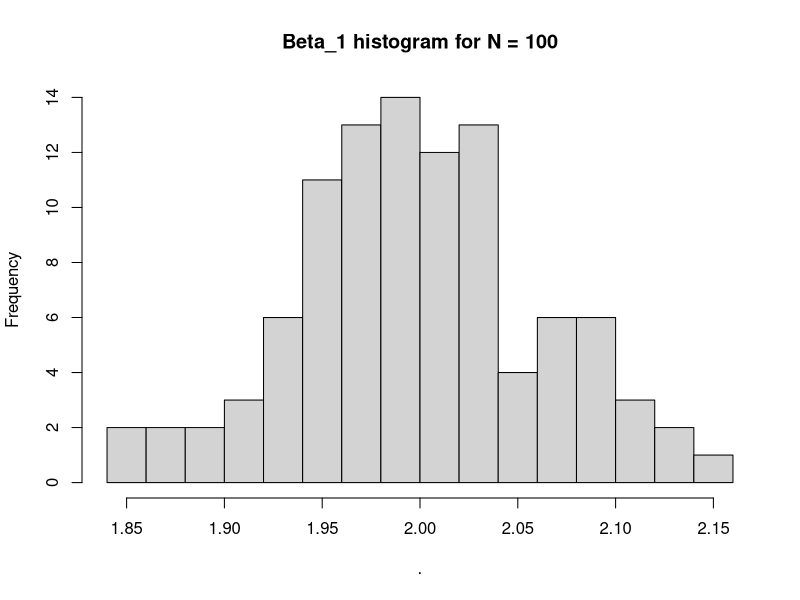
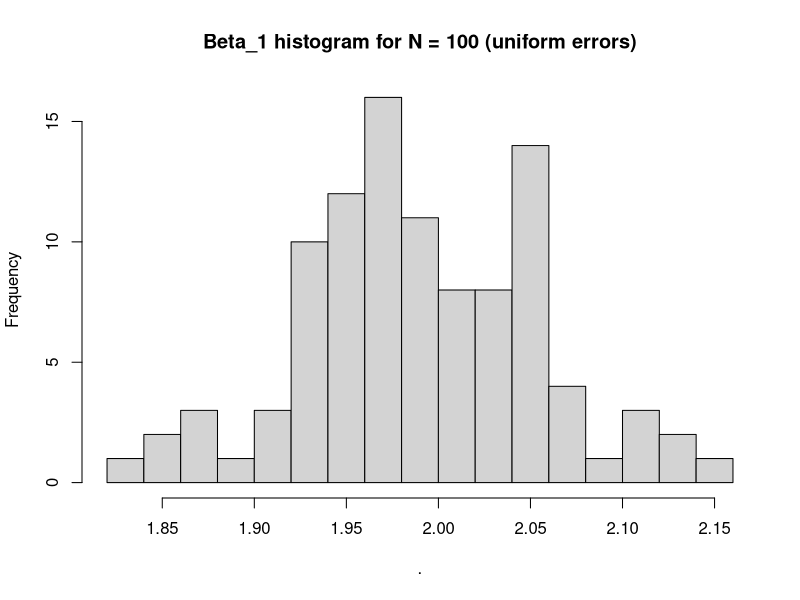
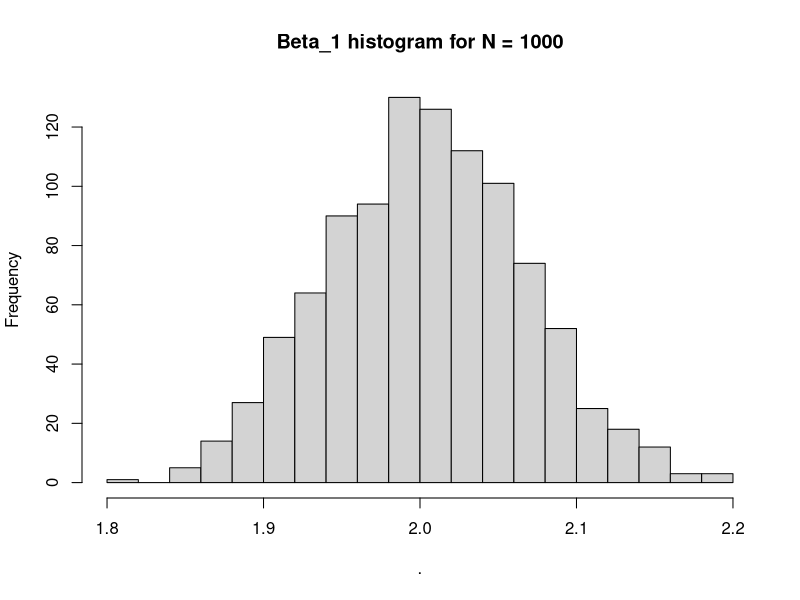
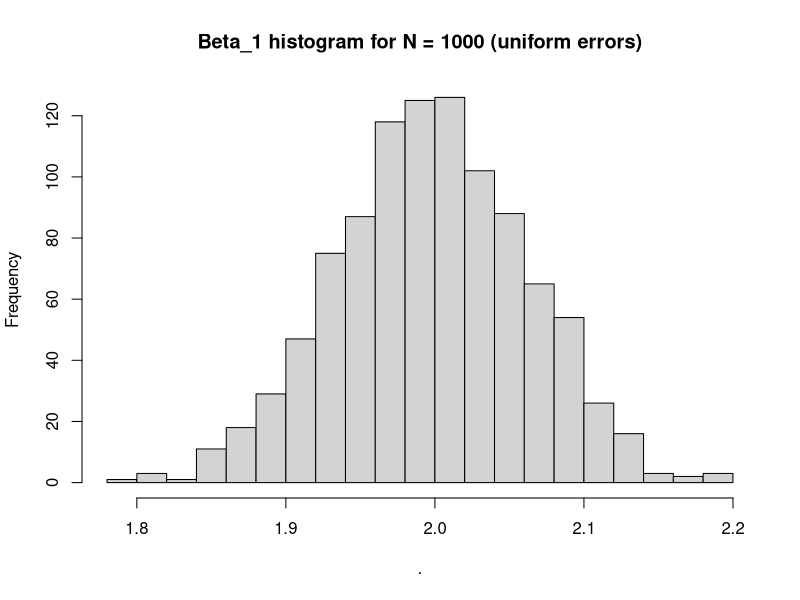

Write R code to recreate these figures, in order.
## ---- chunk 1
library(tidyverse)
library(broom)
## ---- chunk 2
# Set some default values
n_obs <- 1e3
beta <- 1:3
x1_var <- 0.5
x2_var <- 1.5
e_var <- 2

# Assume centered means for simplicity
generate_sample <- function(n_obs, beta, x1_var, x2_var, e_var, e_type){
  x1 <- rnorm(n_obs, sd = sqrt(x1_var))
  x2 <- rnorm(n_obs, sd = sqrt(x2_var))
  if (e_type == "normal") {e  <- rnorm(n_obs, 
                                       sd = sqrt(e_var))} 
  if (e_type == "uniform") {e  <- runif(n_obs, 
                                        min = -sqrt(e_var*12)/2, 
                                        max =  sqrt(e_var*12)/2)} 
    y <- beta[1] + beta[2]*x1 + beta[3]*x2 + e
  sample <- tibble(y, x1, x2)
  return(sample) 
}
## ---- chunk 3
sample <- generate_sample(n_obs, beta, x1_var, x2_var, e_var, e_type = "normal") # test
## ---- chunk 4
sim_n_samples <- function(reps = 1e3, e_type){
 samples <- replicate(reps, 
              generate_sample(n_obs, beta, x1_var, x2_var, e_var, e_type),
              simplify = FALSE)
 return(samples)
}
## ---- chunk 5
hundred_samples <- sim_n_samples(100, e_type = "normal")
hundred_samples_unif <- sim_n_samples(100, e_type = "uniform")

thousand_samples <- sim_n_samples(e_type = "normal")
thousand_samples_unif  <- sim_n_samples(e_type = "uniform")
## ---- chunk 6
reg_out <- function(sample, a = rep(0,3)) {
  est <- lm(y ~ x1 + x2, data = sample)
  est_out <- tidy(est) %>% 
    mutate(custom_t = (est$coefficients - a) / sqrt(diag(vcov(est))),
           r2 = summary(est)$r.squared,
           mse = mean(est$residuals^2))
  return(est_out)
  # split(est_out, est_out$term) // for next time
}
## ---- chunk 7
reg_out(thousand_samples[[1]], 0:2) # test
## ---- chunk 8
get_beta <- function(x){
  tmp <- reg_out(x) %>% 
    pull(estimate) %>% 
    nth(2) # beta1
}
  
sapply(hundred_samples, get_beta) %>% 
  hist(main = "Beta_1 histogram for N = 100", breaks = 20)

sapply(hundred_samples_unif, get_beta) %>% 
  hist(main = "Beta_1 histogram for N = 100 (uniform errors)", breaks = 20)

sapply(thousand_samples, get_beta) %>% 
  hist(main = "Beta_1 histogram for N = 1000", breaks = 20)

sapply(thousand_samples_unif, get_beta) %>% 
  hist(main = "Beta_1 histogram for N = 1000 (uniform errors)", breaks = 20)
## ---- chunk 9
# n = 100
# Empirical 
empirical_norm <- sapply(hundred_samples, get_beta) %>% 
  tibble(beta_1 = .) %>% 
  summarize(
    parameter = "empirical (normal)",
    mean = mean(beta_1),
    sd = sd(beta_1),
    q05 = quantile(beta_1, probs = 0.05),
    q95 = quantile(beta_1, probs = 0.95)
  )

empirical_unif <- sapply(hundred_samples_unif, get_beta) %>% 
  tibble(beta_1 = .) %>% 
  summarize(
    parameter = "empirical (uniform)",
    mean = mean(beta_1),
    sd = sd(beta_1),
    q05 = quantile(beta_1, probs = 0.05),
    q95 = quantile(beta_1, probs = 0.95)
  )


# Theoretical
theoretical <- tibble(
  parameter = "theoretical",
  mean = beta[2],
  sd = sqrt(e_var / 100 / x1_var),
  q05 = qnorm(0.05, mean = mean, sd = sd),
  q95 = qnorm(0.95, mean = mean, sd = sd)
)

bind_rows(empirical_norm, empirical_unif, theoretical)
## ---- chunk 10
# n = 1000
# Empirical 
empirical_norm <- sapply(thousand_samples, get_beta) %>% 
  tibble(beta_1 = .) %>% 
  summarize(
    parameter = "empirical (normal)",
    mean = mean(beta_1),
    sd = sd(beta_1),
    q05 = quantile(beta_1, probs = 0.05),
    q95 = quantile(beta_1, probs = 0.95)
  )

empirical_unif <- sapply(thousand_samples_unif, get_beta) %>% 
  tibble(beta_1 = .) %>% 
  summarize(
    parameter = "empirical (uniform)",
    mean = mean(beta_1),
    sd = sd(beta_1),
    q05 = quantile(beta_1, probs = 0.05),
    q95 = quantile(beta_1, probs = 0.95)
  )

# Theoretical
theoretical <- tibble(
  parameter = "theoretical",
  mean = beta[2],
  sd = sqrt(e_var / 1000 / x1_var),
  q05 = qnorm(0.05, mean = mean, sd = sd),
  q95 = qnorm(0.95, mean = mean, sd = sd)
)

bind_rows(empirical_norm, empirical_unif, theoretical)
